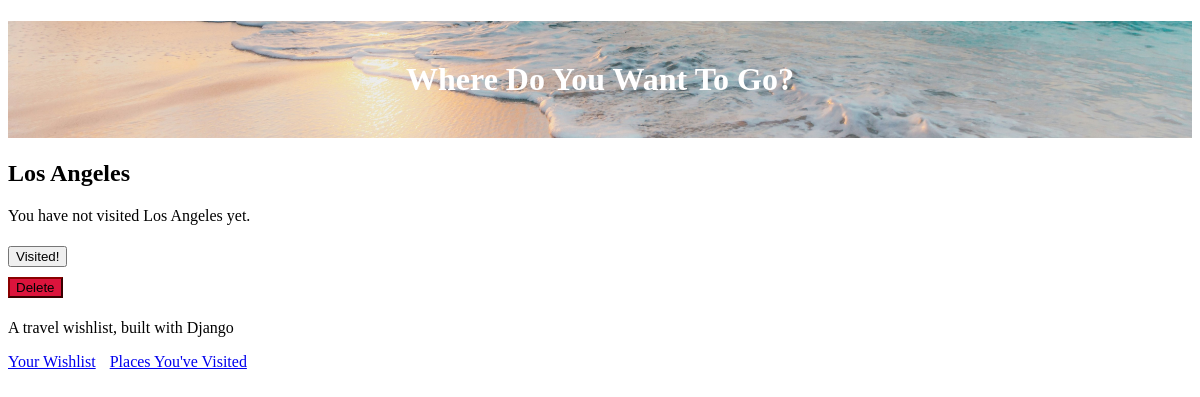
The app's page /place/4 (signed in), older data.
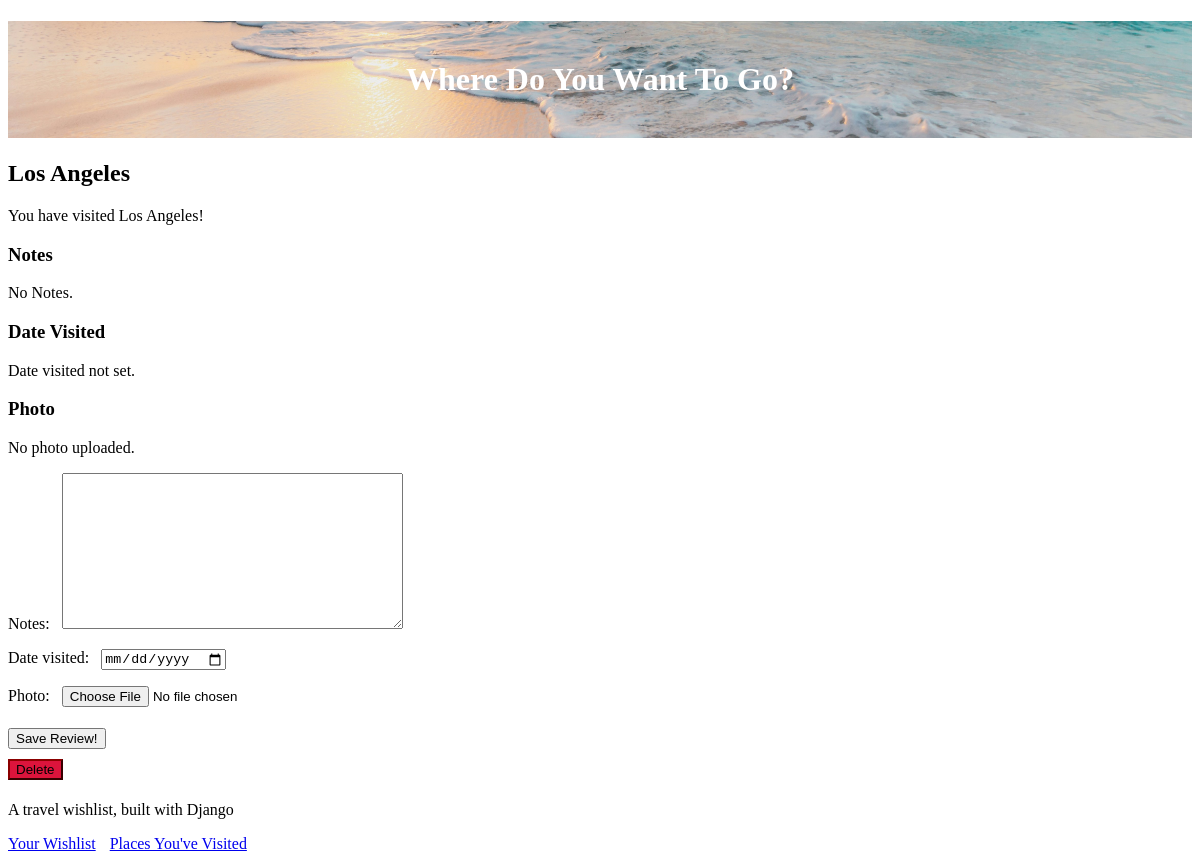
The same page, newer data.
### travel_wishlist/models.py (models this page shows, shortened)
class Place(models.Model):
    user = models.ForeignKey('auth.User', null=False, on_delete=models.CASCADE)
    name = models.CharField(max_length=200)
    visited = models.BooleanField(default=False)
    notes = models.TextField(blank=True, null=True)
    date_visited = models.DateField(blank=True, null=True)
    photo = models.ImageField(upload_to='user_images/', blank=True, null=True)

### travel_wishlist/views.py (the view)
# urls.py: path('place/<int:place_pk>', views.place_details, name='place_details'),
@login_required
def place_details(request, place_pk):
    place = get_object_or_404(Place, pk=place_pk)
    if place.user != request.user:
        return HttpResponseForbidden()
    if request.method == 'POST':
        form = TripReviewForm(request.POST, request.FILES, instance=place)
        if form.is_valid():
            form.save()
            messages.info(request, 'Trip information updated!')
        else:
            messages.error(request, form.errors)
        return redirect('place_details', place_pk=place_pk)
    else:
        if place.visited:
            review_form = TripReviewForm(instance=place)
            return render(request, 'travel_wishlist/place_detail.html', {'place': place, 'review_form': review_form})
        else:
            return render(request, 'travel_wishlist/place_detail.html', {'place': place})

### travel_wishlist/forms.py
class TripReviewForm(forms.ModelForm):
    class Meta:
        model = Place
        fields = ('notes', 'date_visited', 'photo')
        widgets = {
            'date_visited': DateInput(),
        }

### travel_wishlist/templates/travel_wishlist/place_detail.html (shortened to what this page needs)
{% extends 'travel_wishlist/base.html' %}
{% load static %}
{% block content %}
<h2>{{ place.name }}</h2>
{% if place.visited %}
    <p>You have visited {{ place.name }}!</p>
    <h3>Notes</h3>
    <p>{{ place.notes|default:"No Notes." }}</p>
    <h3>Date Visited</h3>
    <p>{{ place.date_visited|default:"Date visited not set." }}</p>
    <h3>Photo</h3>
    {% if place.photo %}
        <img src="{{ place.photo.url }}">
    {% else %}
        <p>No photo uploaded.</p>
    {% endif %}
    <form action="{% url 'place_details' place.pk %}" method="POST" enctype="multipart/form-data">
        {{ review_form.as_p}}
        <button type="submit">Save Review!</button>
    </form>
{% else %}
    <p>You have not visited {{ place.name }} yet.</p>
    <form action="{% url 'place_was_visited' place.pk %}" method="POST">
    <button type="submit" class="visited">Visited!</button>
    </form>
{% endif %}
<form action="{% url 'delete_place' place.pk %}" method="POST">
    <button type="submit" class="delete">Delete</button>
</form>
{% endblock %}

Row changes from the older to the newer data that the page shows:
changed Place "Los Angeles": visited False → True (drawn); notes (not shown) → "No Notes."; date_visited (not shown) → "Date visited not set."
Text that changed along with them:
text no longer shown: "You have not visited yet. Visited!"
text now shown: "You have visited ! Notes Date Visited Photo No photo uploaded. Notes: Date visited: Photo: Save Review!"
